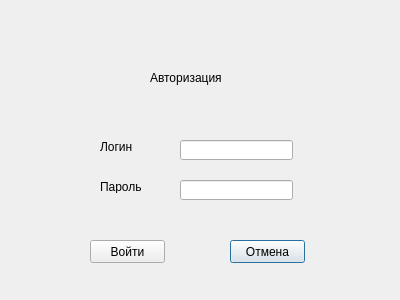
<?xml version="1.0" encoding="UTF-8"?>
<ui version="4.0">
 <class>Authorization</class>
 <widget class="QDialog" name="Authorization">
  <property name="geometry">
   <rect>
    <x>0</x>
    <y>0</y>
    <width>400</width>
    <height>300</height>
   </rect>
  </property>
  <property name="windowTitle">
   <string>Dialog</string>
  </property>
  <widget class="QLabel" name="authorizationLabel">
   <property name="geometry">
    <rect>
     <x>150</x>
     <y>70</y>
     <width>101</width>
     <height>16</height>
    </rect>
   </property>
   <property name="text">
    <string>Авторизация</string>
   </property>
  </widget>
  <widget class="QLineEdit" name="login">
   <property name="geometry">
    <rect>
     <x>180</x>
     <y>140</y>
     <width>113</width>
     <height>20</height>
    </rect>
   </property>
  </widget>
  <widget class="QLineEdit" name="password">
   <property name="geometry">
    <rect>
     <x>180</x>
     <y>180</y>
     <width>113</width>
     <height>20</height>
    </rect>
   </property>
  </widget>
  <widget class="QLabel" name="loginLabel">
   <property name="geometry">
    <rect>
     <x>100</x>
     <y>140</y>
     <width>47</width>
     <height>13</height>
    </rect>
   </property>
   <property name="text">
    <string>Логин</string>
   </property>
  </widget>
  <widget class="QLabel" name="passwordLabel">
   <property name="geometry">
    <rect>
     <x>100</x>
     <y>180</y>
     <width>47</width>
     <height>13</height>
    </rect>
   </property>
   <property name="text">
    <string>Пароль</string>
   </property>
  </widget>
  <widget class="QPushButton" name="cancelButton">
   <property name="geometry">
    <rect>
     <x>230</x>
     <y>240</y>
     <width>75</width>
     <height>23</height>
    </rect>
   </property>
   <property name="text">
    <string>Отмена</string>
   </property>
  </widget>
  <widget class="QPushButton" name="authorizationButton">
   <property name="geometry">
    <rect>
     <x>90</x>
     <y>240</y>
     <width>75</width>
     <height>23</height>
    </rect>
   </property>
   <property name="text">
    <string>Войти</string>
   </property>
  </widget>
 </widget>
 <resources/>
 <connections/>
</ui>
